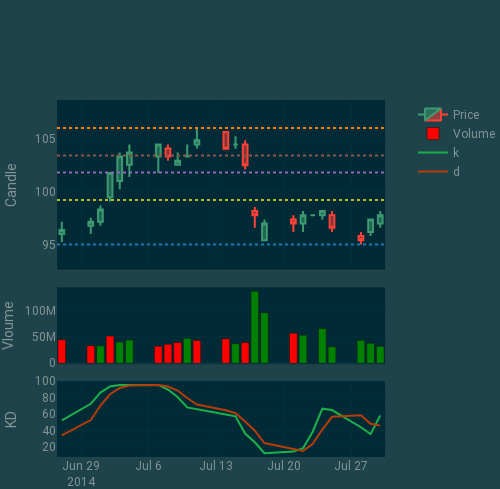

The notebook cell saved with this chart:
### Code cell
f1

### Figure 1 — Plotly figure (JSON) as saved in the notebook; plotly's stock layout.template omitted (floating-point values rounded to 4 significant figures; data arrays with more than 128 entries replaced by an {"elided": "..."} marker saying what was removed)
{"data": [{"close": [96.4, 97.17, 98.32, 101.8, 103.3, 103.7, 104.5, 103.3, 102.9, 103.3, 104.8, 104.1, 104.5, 102.5, 97.78, 96.99, 96.99, 97.78, 97.78, 98.17, 96.6, 95.42, 97.39, 97.78], "high": [97.17, 97.55, 98.7, 101.8, 103.7, 104.5, 104.5, 104.5, 103.7, 104.5, 106.0, 105.6, 105.2, 104.8, 98.56, 97.39, 97.78, 98.17, 97.78, 98.17, 98.17, 96.21, 97.39, 98.17], "low": [95.25, 96.01, 96.78, 99.09, 100.2, 101.4, 101.8, 102.9, 102.5, 103.3, 104.1, 104.1, 104.1, 102.1, 96.6, 95.42, 96.21, 96.21, 97.78, 97.39, 96.21, 95.03, 95.81, 96.6], "name": "Price", "open": [96.01, 96.78, 97.17, 99.47, 101.0, 102.5, 103.3, 104.1, 102.5, 103.3, 104.5, 105.6, 104.5, 104.5, 98.17, 95.42, 97.39, 96.99, 97.78, 97.78, 97.78, 95.81, 96.21, 96.99], "type": "candlestick", "x": ["2014-06-27", "2014-06-30", "2014-07-01", "2014-07-02", "2014-07-03", "2014-07-04", "2014-07-07", "2014-07-08", "2014-07-09", "2014-07-10", "2014-07-11", "2014-07-14", "2014-07-15", "2014-07-16", "2014-07-17", "2014-07-18", "2014-07-21", "2014-07-22", "2014-07-23", "2014-07-24", "2014-07-25", "2014-07-28", "2014-07-29", "2014-07-30"], "xaxis": "x", "yaxis": "y"}, {"marker": {"color": {"elided": "3591 str values"}}, "name": "Volume", "type": "bar", "x": ["2014-06-27", "2014-06-30", "2014-07-01", "2014-07-02", "2014-07-03", "2014-07-04", "2014-07-07", "2014-07-08", "2014-07-09", "2014-07-10", "2014-07-11", "2014-07-14", "2014-07-15", "2014-07-16", "2014-07-17", "2014-07-18", "2014-07-21", "2014-07-22", "2014-07-23", "2014-07-24", "2014-07-25", "2014-07-28", "2014-07-29", "2014-07-30"], "xaxis": "x2", "y": [44396000, 33280000, 32922000, 51457000, 40176000, 44006000, 32123000, 36117000, 39145000, 47098000, 43144000, 46321000, 36989000, 39065000, 136198000, 95711000, 56612000, 53220000, 0, 65602000, 31299000, 43425000, 37994000, 32381000], "yaxis": "y3"}, {"mode": "lines", "name": "k", "type": "scatter", "x": ["2014-06-27", "2014-06-30", "2014-07-01", "2014-07-02", "2014-07-03", "2014-07-04", "2014-07-07", "2014-07-08", "2014-07-09", "2014-07-10", "2014-07-11", "2014-07-14", "2014-07-15", "2014-07-16", "2014-07-17", "2014-07-18", "2014-07-21", "2014-07-22", "2014-07-23", "2014-07-24", "2014-07-25", "2014-07-28", "2014-07-29", "2014-07-30"], "xaxis": "x3", "y": [52.59, 72.59, 86.23, 93.64, 95.45, 95.45, 95.45, 89.83, 80.74, 68.24, 66.29, 59.72, 57.32, 36.44, 25.97, 12.66, 14.64, 18.79, 38.67, 66.67, 65.0, 44.17, 35.83, 58.33], "yaxis": "y4"}, {"mode": "lines", "name": "d", "type": "scatter", "x": ["2014-06-27", "2014-06-30", "2014-07-01", "2014-07-02", "2014-07-03", "2014-07-04", "2014-07-07", "2014-07-08", "2014-07-09", "2014-07-10", "2014-07-11", "2014-07-14", "2014-07-15", "2014-07-16", "2014-07-17", "2014-07-18", "2014-07-21", "2014-07-22", "2014-07-23", "2014-07-24", "2014-07-25", "2014-07-28", "2014-07-29", "2014-07-30"], "xaxis": "x3", "y": [34.2, 52.84, 70.47, 84.15, 91.77, 94.85, 95.45, 93.58, 88.67, 79.6, 71.75, 64.75, 61.11, 51.16, 39.91, 25.02, 17.76, 15.37, 24.03, 41.38, 56.78, 58.61, 48.33, 46.11], "yaxis": "y4"}], "layout": {"autosize": false, "height": 490.0, "shapes": [{"line": {"color": "#ff7f0e", "dash": "dot"}, "type": "line", "x0": 0, "x1": 1, "xref": "x domain", "y0": 106.0, "y1": 106.0, "yref": "y"}, {"line": {"color": "#8c564b", "dash": "dot"}, "type": "line", "x0": 0, "x1": 1, "xref": "x domain", "y0": 103.4, "y1": 103.4, "yref": "y"}, {"line": {"color": "#9467bd", "dash": "dot"}, "type": "line", "x0": 0, "x1": 1, "xref": "x domain", "y0": 101.8, "y1": 101.8, "yref": "y"}, {"line": {"color": "#bcbd22", "dash": "dot"}, "type": "line", "x0": 0, "x1": 1, "xref": "x domain", "y0": 99.22, "y1": 99.22, "yref": "y"}, {"line": {"color": "#1f77b4", "dash": "dot"}, "type": "line", "x0": 0, "x1": 1, "xref": "x domain", "y0": 95.03, "y1": 95.03, "yref": "y"}], "title": {"font": {"size": 1}}, "width": 500, "xaxis": {"anchor": "y", "domain": [0, 0.94], "matches": "x3", "rangeslider": {"visible": false}, "showticklabels": false}, "xaxis2": {"anchor": "y3", "domain": [0, 0.94], "matches": "x3", "rangeslider": {"visible": false}, "showticklabels": false}, "xaxis3": {"anchor": "y4", "domain": [0, 0.94], "rangeslider": {"visible": false}}, "yaxis": {"anchor": "x", "domain": [0.525, 1], "range": [92.65, 108.6], "title": {"text": "Candle"}}, "yaxis2": {"anchor": "x", "overlaying": "y", "range": [92.65, 108.6], "side": "right", "title": {"text": "Candle"}}, "yaxis3": {"anchor": "x2", "domain": [0.2625, 0.475], "title": {"text": "Vloume"}}, "yaxis4": {"anchor": "x3", "domain": [0, 0.2125], "title": {"text": "KD"}}}}
